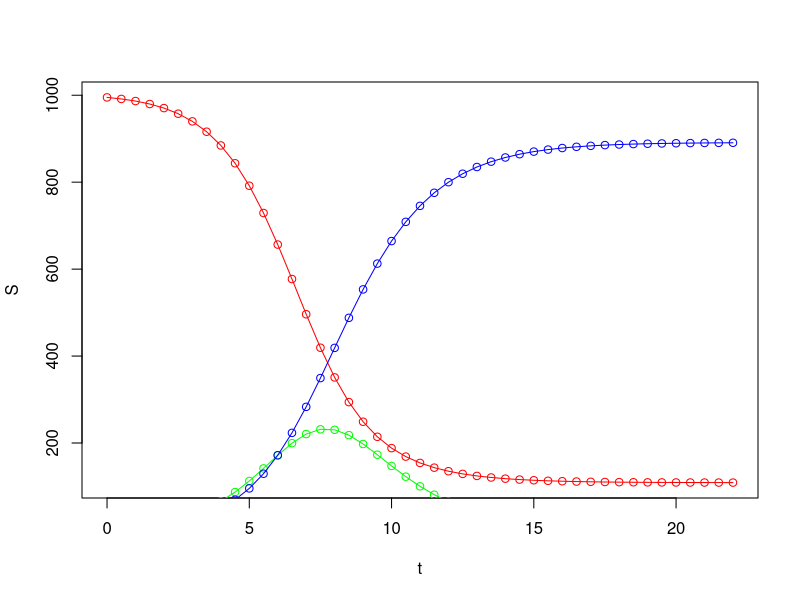

This figure's R source:
Euler_SIR <- function(S0, I0, R0, beta, gamma, last, dt) {
  S <- c(); S[1] <- S0
  I <- c(); I[1] <- I0
  R <- c(); R[1] <- R0
  
  t <- seq(0, last, by = dt)
  week <- seq(1, last / dt + 1, 1 / dt)
  
  dSdt <- function(S, I){
    return (- beta * S * I)
  }
  dIdt <- function(S, I){
    return (- gamma * I + beta * S * I)
  }
  dRdt <- function(I){
    return (gamma * I)
  }
  #Euler's
  for (i in 1:(length(t) - 1)) {
    S[i+1] = S[i] + dSdt(S[i], I[i]) * dt
    I[i+1] = I[i] + dIdt(S[i], I[i]) * dt
    R[i+1] = R[i] + dRdt(I[i])       * dt
  }
  
  plot(S~t, col="red")
  lines(S~t, col="red")
  lines(I~t, col="green")
  points(I~t, col="green")
  lines(R~t, col="blue")
  points(R~t, col="blue")
  which.max(I) * dt
  
  return(cbind(S[week], I[week], R[week]))
}

Euler_SIR(995, 5, 0, 0.001407, 0.6, 22, 0.5)
